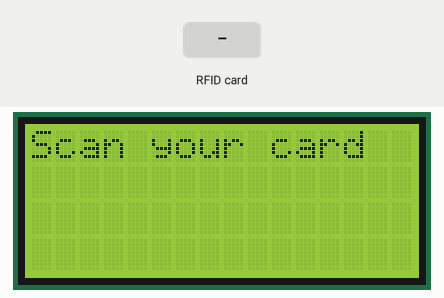
Simulated run of this sketch. Board: Arduino Uno, built with avr-gcc and run on an emulated ATmega328P. Shown: 16×4 character LCD. The inputs (shaded band) are chosen by the test bench.

Above: at 1.3 s.
1.4 s: RFID card 20 C3 93 5E held to the reader
At 2.2 s:
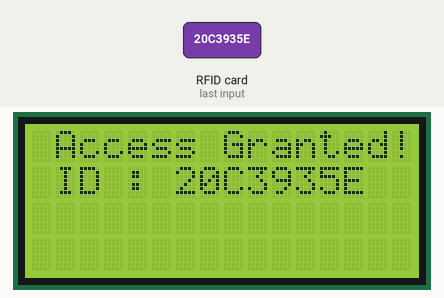
At 3.8 s:
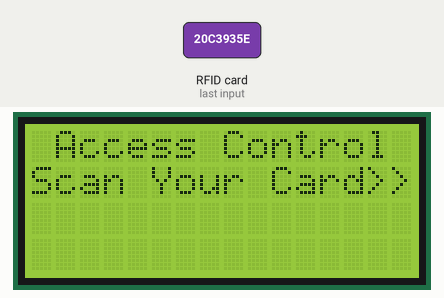
4.4 s: RFID card 5E 7A 19 C4 held to the reader
At 5.5 s:
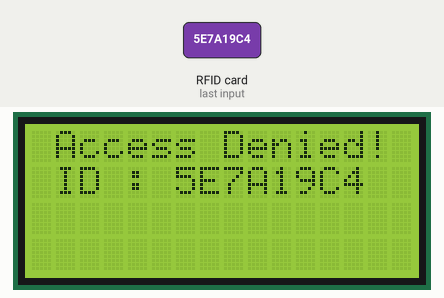
Timing chart, 0 to 7.4 s (numbered marks = the images above; inputs shaded):
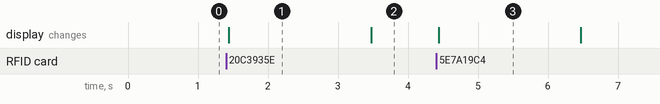

The sketch:

rfid_final.ino
```cpp
#include <Wire.h>
#include <SPI.h>
#include <MFRC522.h>
#include <LiquidCrystal_I2C.h>

#define RST_PIN 9
#define SS_PIN 10

LiquidCrystal_I2C lcd(0x27, 16, 4);

byte readCard[4];
String MasterTag = "20C3935E";  // REPLACE this Tag ID with your Tag ID!!!
String tagID = "";

// Create instances
MFRC522 mfrc522(SS_PIN, RST_PIN);
MFRC522::MIFARE_Key key;    // create the mifare struct, which will hold the card information
// the block where we would write and read to
byte block = 2;

//an array with 16 bytes to be written into one of the 64 card blocks is defined
byte contentToWriteToBlock[16] =  {0,0,0,0,0,0,0,0,0,0,0,0,0,0,0,0};

// this is an array that holds the data read from a block
byte contentReadFromABlock[18];

String blockContent = "";
String contentToWrite = "";

void setup()
{
  Serial.begin(9600);
  SPI.begin();  // init SPI bus
  mfrc522.PCD_Init();     // init the mfrc card
  // initialize the screen
  lcd.begin();

  // turn on backligth
  lcd.backlight();
  lcd.setCursor(0,0);
  lcd.print("Scan your card");

  // prepare the security key for read and write functions
  for(byte i = 0; i < 6; i++){
    key.keyByte[i] = 0xFF;    // keyByte is defined in the "MIFARE_KEY" 'struct' definition
  }
}

void loop()
{
  //Wait until new tag is available
  while (getID())
  {
    lcd.clear();
    lcd.setCursor(0, 0);

    if (tagID == MasterTag)
    {

      lcd.print(" Access Granted!");
      // You can write any code here like opening doors, switching on a relay, lighting up an LED, or anything else you can think of.
    }
    else
    {
      lcd.print(" Access Denied!");
    }

      lcd.setCursor(0, 1);
      lcd.print(" ID : ");
      lcd.print(tagID);

    delay(2000);

    lcd.clear();
    lcd.print(" Access Control ");
    lcd.setCursor(0, 1);
    lcd.print("Scan Your Card>>");
  }
}

//Write specific block
int writeBlock(int blockNumber, byte arrayAddress[])
{
  //this makes sure that we only write into data blocks. Every 4th block is a trailer block for the access/security info.
  int largestModulo4Number=blockNumber/4*4;
  int trailerBlock=largestModulo4Number+3;//determine trailer block for the sector
  if (blockNumber > 2 && (blockNumber+1)%4 == 0){
    return 2;
  }

  //authentication of the desired block for access
  byte status = mfrc522.PCD_Authenticate(MFRC522::PICC_CMD_MF_AUTH_KEY_A, trailerBlock, &key, &(mfrc522.uid));
  if (status != MFRC522::STATUS_OK) {
         return 3;//return "3" as error message
  }

  //writing the block
  status = mfrc522.MIFARE_Write(blockNumber, arrayAddress, 16);
  //status = mfrc522.MIFARE_Write(9, value1Block, 16);
  if (status != MFRC522::STATUS_OK) {
           return 4;//return "4" as error message
  }
}

// get content of a block as a string
void getContentAsString(){
  blockContent = "";
  readBlock(block, contentReadFromABlock);
  for(byte i = 0; i < 18; i++){
    blockContent.concat(String(contentReadFromABlock[i], HEX));
  }
}

void writeContentAsString(){
  for(byte i = 0; i < 16; i++){
    contentToWriteToBlock[i] = contentToWrite[i];
  }

  writeBlock(block, contentToWriteToBlock);
}

//Read specific block
int readBlock(int blockNumber, byte arrayAddress[])
{
  int largestModulo4Number=blockNumber/4*4;
  int trailerBlock=largestModulo4Number+3;//determine trailer block for the sector

  //authentication of the desired block for access
  byte status = mfrc522.PCD_Authenticate(MFRC522::PICC_CMD_MF_AUTH_KEY_A, trailerBlock, &key, &(mfrc522.uid));

  if (status != MFRC522::STATUS_OK) {
         return 3;//return "3" as error message
  }

//reading a block
byte buffersize = 18;//we need to define a variable with the read buffer size, since the MIFARE_Read method below needs a pointer to the variable that contains the size...
status = mfrc522.MIFARE_Read(blockNumber, arrayAddress, &buffersize);//&buffersize is a pointer to the buffersize variable; MIFARE_Read requires a pointer instead of just a number
  if (status != MFRC522::STATUS_OK) {
          return 4;//return "4" as error message
  }
}
//Read new tag if available
boolean getID()
{
  // Getting ready for Reading PICCs
  if ( ! mfrc522.PICC_IsNewCardPresent()) { //If a new PICC placed to RFID reader continue
  return false;
  }
  if ( ! mfrc522.PICC_ReadCardSerial()) { //Since a PICC placed get Serial and continue
  return false;
  }
  tagID = "";
  for ( uint8_t i = 0; i < 4; i++) { // The MIFARE PICCs that we use have 4 byte UID
  //readCard[i] = mfrc522.uid.uidByte[i];
  tagID.concat(String(mfrc522.uid.uidByte[i], HEX)); // Adds the 4 bytes in a single String variable
  }
  tagID.toUpperCase();
  mfrc522.PICC_HaltA(); // Stop reading
  return true;
}

// convert the data from a block to a string
```

Measured:
- after the input at 1.4 s, the display: changes at once (image 1)
- after the input at 4.4 s, the display: changes at once (image 3)
- what the display in image 1 shows lasts 2.1 s, from 1.4 s to 3.5 s
